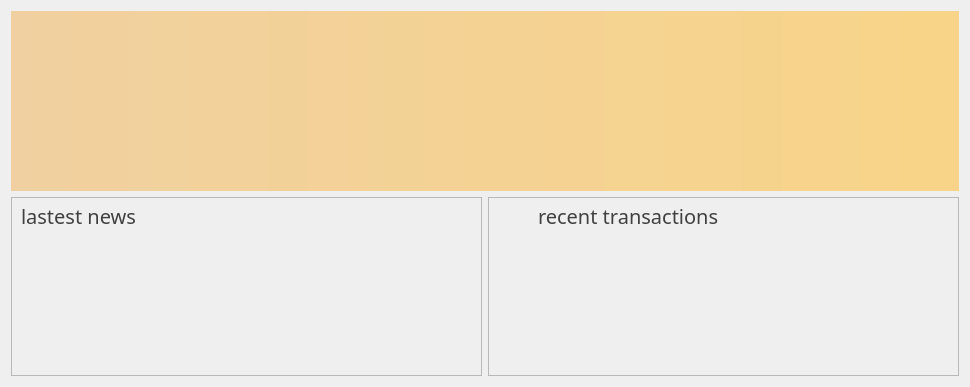
<?xml version="1.0" encoding="UTF-8"?>
<ui version="4.0">
 <class>OverviewPage</class>
 <widget class="QWidget" name="OverviewPage">
  <property name="geometry">
   <rect>
    <x>0</x>
    <y>0</y>
    <width>970</width>
    <height>387</height>
   </rect>
  </property>
  <property name="windowTitle">
   <string>Form</string>
  </property>
  <layout class="QVBoxLayout" name="topLayout">
   <item>
    <widget class="QLabel" name="labelAlerts">
     <property name="visible">
      <bool>false</bool>
     </property>
     <property name="styleSheet">
      <string notr="true">background-color: qlineargradient(x1: 0, y1: 0, x2: 1, y2: 0, stop:0 #F0D0A0, stop:1 #F8D488); color:#000000;</string>
     </property>
     <property name="wordWrap">
      <bool>true</bool>
     </property>
     <property name="margin">
      <number>3</number>
     </property>
    </widget>
   </item>
   <item>
    <layout class="QHBoxLayout" name="horizontalLayout" stretch="1,1">
     <item>
      <layout class="QVBoxLayout" name="verticalLayout_2">
       <item>
        <widget class="QFrame" name="frame">
         <property name="frameShape">
          <enum>QFrame::StyledPanel</enum>
         </property>
         <property name="frameShadow">
          <enum>QFrame::Raised</enum>
         </property>
         <widget class="QLabel" name="label_2">
          <property name="geometry">
           <rect>
            <x>10</x>
            <y>33</y>
            <width>450</width>
            <height>16</height>
           </rect>
          </property>
          <property name="minimumSize">
           <size>
            <width>249</width>
            <height>0</height>
           </size>
          </property>
          <property name="maximumSize">
           <size>
            <width>1000</width>
            <height>1000</height>
           </size>
          </property>
          <property name="styleSheet">
           <string notr="true"/>
          </property>
          <property name="lineWidth">
           <number>1</number>
          </property>
          <property name="text">
           <string/>
          </property>
          <property name="pixmap">
           <pixmap resource="../bitcoin.qrc">:/images/lastest-new</pixmap>
          </property>
          <property name="scaledContents">
           <bool>false</bool>
          </property>
         </widget>
         <widget class="QLabel" name="label_4">
          <property name="geometry">
           <rect>
            <x>10</x>
            <y>10</y>
            <width>181</width>
            <height>17</height>
           </rect>
          </property>
          <property name="font">
           <font>
            <family>Magistral Bold</family>
            <pointsize>15</pointsize>
           </font>
          </property>
          <property name="styleSheet">
           <string notr="true">color: rgb(64, 64, 64);</string>
          </property>
          <property name="text">
           <string>lastest news</string>
          </property>
         </widget>
        </widget>
       </item>
      </layout>
     </item>
     <item>
      <layout class="QVBoxLayout" name="verticalLayout_3">
       <item>
        <widget class="QFrame" name="frame_2">
         <property name="frameShape">
          <enum>QFrame::StyledPanel</enum>
         </property>
         <property name="frameShadow">
          <enum>QFrame::Raised</enum>
         </property>
         <widget class="QLabel" name="label_3">
          <property name="geometry">
           <rect>
            <x>50</x>
            <y>10</y>
            <width>181</width>
            <height>17</height>
           </rect>
          </property>
          <property name="font">
           <font>
            <family>Magistral Bold</family>
            <pointsize>15</pointsize>
           </font>
          </property>
          <property name="styleSheet">
           <string notr="true">color: rgb(64, 64, 64);</string>
          </property>
          <property name="text">
           <string>recent transactions</string>
          </property>
         </widget>
         <widget class="QListView" name="listTransactions">
          <property name="geometry">
           <rect>
            <x>50</x>
            <y>50</y>
            <width>360</width>
            <height>231</height>
           </rect>
          </property>
          <property name="styleSheet">
           <string notr="true">QListView { background: transparent; }</string>
          </property>
          <property name="frameShape">
           <enum>QFrame::NoFrame</enum>
          </property>
          <property name="verticalScrollBarPolicy">
           <enum>Qt::ScrollBarAlwaysOff</enum>
          </property>
          <property name="horizontalScrollBarPolicy">
           <enum>Qt::ScrollBarAlwaysOff</enum>
          </property>
          <property name="selectionMode">
           <enum>QAbstractItemView::NoSelection</enum>
          </property>
         </widget>
         <widget class="QLabel" name="label_5">
          <property name="geometry">
           <rect>
            <x>50</x>
            <y>33</y>
            <width>360</width>
            <height>16</height>
           </rect>
          </property>
          <property name="minimumSize">
           <size>
            <width>249</width>
            <height>0</height>
           </size>
          </property>
          <property name="maximumSize">
           <size>
            <width>1000</width>
            <height>1000</height>
           </size>
          </property>
          <property name="styleSheet">
           <string notr="true"/>
          </property>
          <property name="lineWidth">
           <number>1</number>
          </property>
          <property name="text">
           <string/>
          </property>
          <property name="pixmap">
           <pixmap resource="../bitcoin.qrc">:/images/lastest-new</pixmap>
          </property>
          <property name="scaledContents">
           <bool>false</bool>
          </property>
         </widget>
        </widget>
       </item>
      </layout>
     </item>
    </layout>
   </item>
  </layout>
 </widget>
 <resources>
  <include location="../bitcoin.qrc"/>
 </resources>
 <connections/>
</ui>
